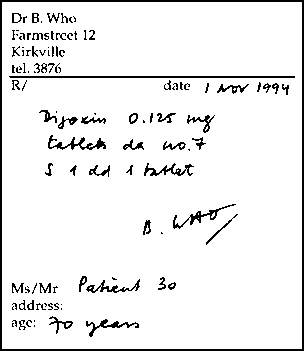
#> input picture QUICK-READ-BACKEND/tests/test_prescription.jpg, 304 x 351 px
$ python -i preprocessor.py   (imports and definitions only)
#> lines starting #> are read from the running program, lines starting #| are printed output that depends on the picture; after the words box and inside, x2 and y2 are one past the last pixel; in counts of white or black regions, pixels touching at a corner belong together
#> further down, picture is the input picture: shape (351, 304, 3); 93.1% white; 113 black regions (56 under 20 px), largest, box (x1, y1, x2, y2) and area: (0, 0, 304, 351) 2604, (9, 76, 295, 78) 571, (48, 135, 106, 150) 291
"""
Advanced Image Preprocessor for Doctor Handwriting
Optimized for dark, angled, cursive prescription images
"""
import cv2
import numpy as np


def preprocess_image(image: np.ndarray) -> np.ndarray:
    """
    Full preprocessing pipeline for OCR.
    Returns cleaned binary image.
    """
    # Step 1: Auto-rotate/deskew
    image = auto_rotate(image)

    # Step 2: Enhance contrast (handles dark images)
    enhanced = enhance_contrast(image)

    # Step 3: Denoise
    denoised = denoise(enhanced)

    # Step 4: Binarize (black text on white)
    binary = binarize(denoised)

    # Step 5: Remove noise blobs
    cleaned = remove_noise(binary)

    return cleaned


def auto_rotate(image: np.ndarray) -> np.ndarray:
    """Auto-detect and correct image rotation."""
    try:
        gray = cv2.cvtColor(image, cv2.COLOR_BGR2GRAY) \
               if len(image.shape) == 3 else image.copy()
        # Detect edges
        edges = cv2.Canny(gray, 50, 150, apertureSize=3)
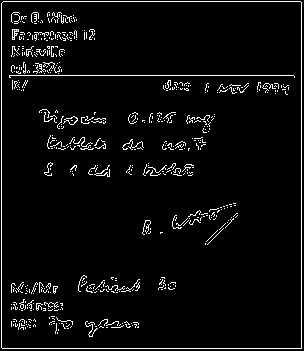
#> edges: shape (351, 304); 4.5% white in thin lines or dots
        lines = cv2.HoughLinesP(edges, 1, np.pi/180,
                                threshold=80,
                                minLineLength=100,
                                maxLineGap=10)
#> lines = [[301, 348, 301, 2], [1, 347, 1, 3], [9, 75, 293, 75], [3, 1, 300, 1], [2, 348, 300, 348]]
        if lines is None:
            return image
        angles = []
        for line in lines:
            x1, y1, x2, y2 = line[0]
            if x2 - x1 != 0:
                angle = np.degrees(np.arctan2(y2-y1, x2-x1))
                if -45 < angle < 45:
                    angles.append(angle)
#> this loop made 5 passes
#> after the loop, angles = [0, 0, 0]
        if not angles:
            return image
        median_angle = np.median(angles)
#> median_angle = 0
        if abs(median_angle) < 0.5:
            return image
        h, w = image.shape[:2]
        center = (w//2, h//2)
        M = cv2.getRotationMatrix2D(center, median_angle, 1.0)
        rotated = cv2.warpAffine(
            image, M, (w, h),
            flags=cv2.INTER_CUBIC,
            borderMode=cv2.BORDER_REPLICATE
        )
        return rotated
    except Exception:
        return image


def enhance_contrast(image: np.ndarray) -> np.ndarray:
    """
    CLAHE contrast enhancement — fixes dark/underexposed images.
    Also handles overexposed images.
    """
    gray = cv2.cvtColor(image, cv2.COLOR_BGR2GRAY) \
           if len(image.shape) == 3 else image.copy()

    # Check brightness
    mean_brightness = np.mean(gray)
#> mean_brightness = 237.4

    # Very dark image → gamma correction first
    if mean_brightness < 80:
        gamma   = 2.0
        inv_gamma = 1.0 / gamma
        table = np.array([
            ((i / 255.0) ** inv_gamma) * 255
            for i in range(256)
        ]).astype("uint8")
        gray = cv2.LUT(gray, table)

    # CLAHE (best for handwriting)
    clahe  = cv2.createCLAHE(clipLimit=3.0, tileGridSize=(8, 8))
    result = clahe.apply(gray)

    return result


def denoise(image: np.ndarray) -> np.ndarray:
    """Remove noise while preserving text edges."""
    gray = image if len(image.shape) == 2 else \
           cv2.cvtColor(image, cv2.COLOR_BGR2GRAY)

    # Bilateral filter — preserves edges better than Gaussian
    denoised = cv2.bilateralFilter(gray, 9, 75, 75)

    # Additional NL means for heavy noise
    denoised = cv2.fastNlMeansDenoising(denoised, h=8)

    return denoised


def binarize(image: np.ndarray) -> np.ndarray:
    """
    Smart binarization — tries multiple methods,
    picks best result for handwriting.
    """
    gray = image if len(image.shape) == 2 else \
           cv2.cvtColor(image, cv2.COLOR_BGR2GRAY)

    # Method 1: Otsu (good for uniform lighting)
    _, otsu = cv2.threshold(
        gray, 0, 255,
        cv2.THRESH_BINARY + cv2.THRESH_OTSU
    )

    # Method 2: Adaptive Gaussian (good for shadows/uneven)
    adaptive = cv2.adaptiveThreshold(
        gray, 255,
        cv2.ADAPTIVE_THRESH_GAUSSIAN_C,
        cv2.THRESH_BINARY, 25, 10
    )

    # Method 3: Adaptive Mean
    adaptive_mean = cv2.adaptiveThreshold(
        gray, 255,
        cv2.ADAPTIVE_THRESH_MEAN_C,
        cv2.THRESH_BINARY, 25, 10
    )

    # Pick best: compare text pixel density
    def text_score(img):
        black = np.sum(img == 0)
#> black = 7348
        total = img.size
#> total = 106704
        ratio = black / total
#> ratio = 0.0689
        # Good text ratio: 5-40%
        return 1.0 - abs(ratio - 0.15)

    scores = [
        (text_score(otsu),          otsu),
        (text_score(adaptive),      adaptive),
        (text_score(adaptive_mean), adaptive_mean),
    ]
    best = max(scores, key=lambda x: x[0])[1]
    return best


def remove_noise(binary: np.ndarray) -> np.ndarray:
    """Remove small noise blobs, keep text."""
    # Remove tiny specks
    kernel_small = cv2.getStructuringElement(
        cv2.MORPH_ELLIPSE, (2, 2))
    opened = cv2.morphologyEx(
        binary, cv2.MORPH_OPEN, kernel_small)
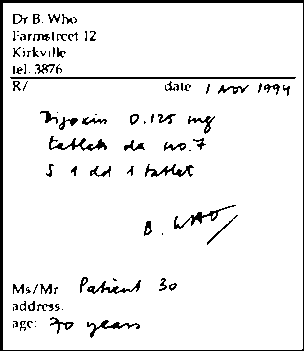
#> opened: shape (351, 304); 93.1% white; 96 black regions (43 under 20 px), largest, box (x1, y1, x2, y2) and area: (0, 0, 304, 351) 2605, (10, 77, 296, 79) 570, (49, 136, 107, 151) 289

    # Close small gaps in letters
    kernel_close = cv2.getStructuringElement(
        cv2.MORPH_RECT, (2, 1))
    closed = cv2.morphologyEx(
        opened, cv2.MORPH_CLOSE, kernel_close)
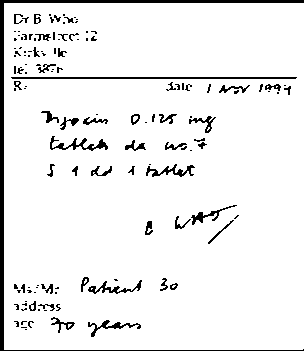
#> closed: shape (351, 304); 93.4% white; 132 black regions (83 under 20 px), largest, box (x1, y1, x2, y2) and area: (0, 0, 304, 351) 2605, (11, 77, 297, 79) 570, (50, 136, 108, 151) 286

    return closed


def preprocess_for_tesseract(image: np.ndarray) -> np.ndarray:
    """
    Special preprocessing optimized for Tesseract LSTM.
    Returns high-resolution grayscale image.
    """
    # Full pipeline
    processed = preprocess_image(image)

    # Invert if needed (Tesseract prefers black text on white)
    if np.mean(processed) < 128:
        processed = cv2.bitwise_not(processed)

    # Scale up 2x for better Tesseract accuracy
    h, w = processed.shape[:2]
#> h = 351; w = 304
    scaled = cv2.resize(
        processed, (w*2, h*2),
        interpolation=cv2.INTER_CUBIC
    )
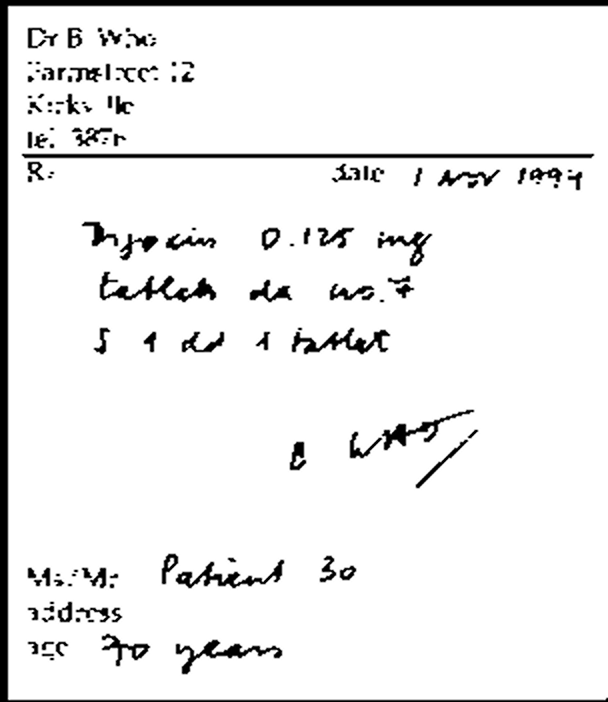
#> scaled: shape (702, 608); min 0, max 255, mean 237.9

    return scaled

>>> import cv2
>>> picture = cv2.imread('../../../../QUICK-READ-BACKEND/tests/test_prescription.jpg')
>>> result = preprocess_for_tesseract(picture)
